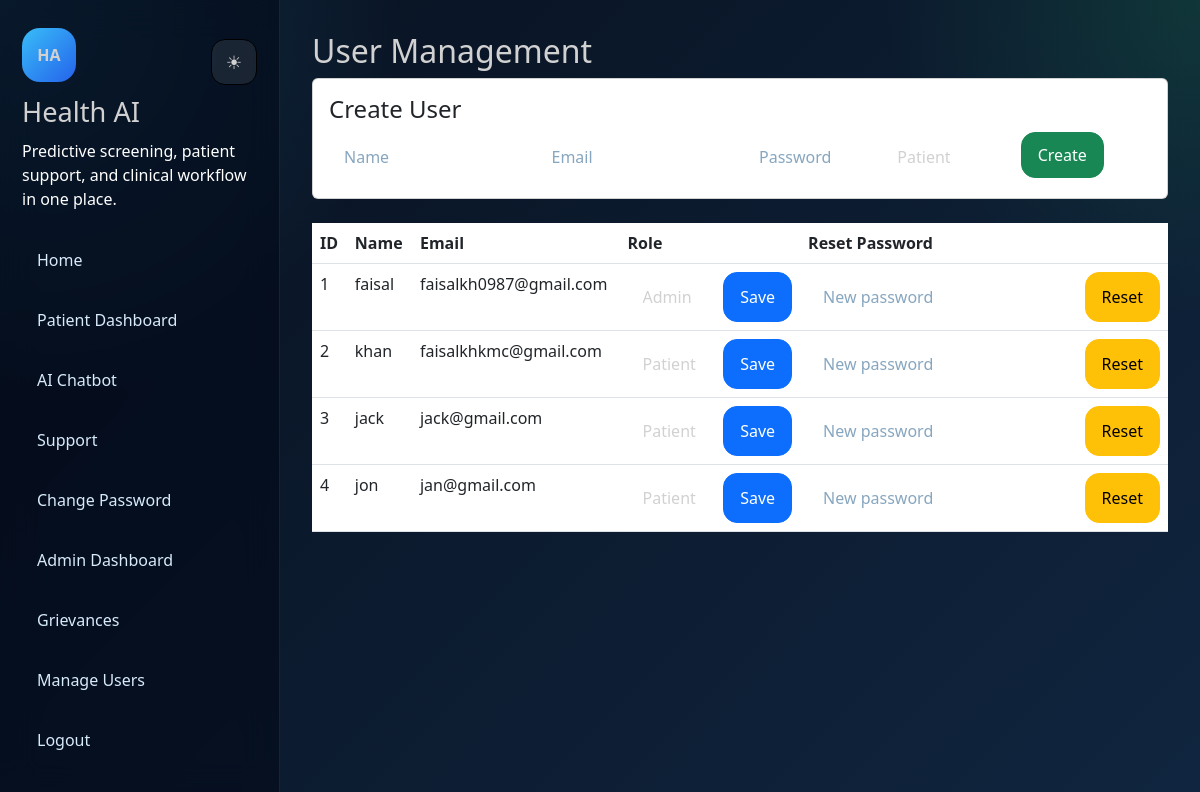
Page /admin/users (signed in) on the committed database.
### tables this page shows
CREATE TABLE users(
        id INTEGER PRIMARY KEY AUTOINCREMENT,
        name TEXT,
        email TEXT UNIQUE,
        password TEXT,
        role TEXT DEFAULT 'patient'
    );

### app.py (the view, shortened to what this page needs)
@app.route("/admin/users", methods=["GET", "POST"])
@admin_required
def admin_users():
    conn = get_db()
    users = fetchall(execute(conn, "SELECT id, name, email, role FROM users ORDER BY id"))
    conn.close()
    return render_template("admin_users.html", users=users)

### app.py (called while the page is built, shortened)
def csrf_token():
    token = session.get("_csrf_token")
    if not token:
        token = secrets.token_urlsafe(32)
        session["_csrf_token"] = token
    return token

@app.before_request
def protect_from_csrf():
    if app.config.get("TESTING") or request.method not in {"POST", "PUT", "PATCH", "DELETE"}:
        return None

def get_db():
    if DATABASE != CONFIG_DATABASE:
        conn = sqlite3.connect(DATABASE)
        conn.row_factory = sqlite3.Row
        return conn
    return connect()

def admin_required(view):
    @wraps(view)
    @login_required
    def wrapped(*args, **kwargs):
        if getattr(current_user, "role", None) != "admin":
            if request.path.startswith("/api/"):
                return jsonify({"error": "Admin access required"}), 403
            flash("Admin access required. Your account is not an admin account.")
            return redirect(url_for("patient_dashboard"))
        return view(*args, **kwargs)
    return wrapped

@login_manager.user_loader
def load_user(user_id):
    conn = get_db()
    user = fetchone(execute(conn, "SELECT * FROM users WHERE id=?", (user_id,)))
    conn.close()
    if user:
        return User(user["id"], user["name"], user["email"], user["role"])
    return None

### src/db.py (called while the page is built, shortened)
def get_backend():
    if DATABASE_URL.startswith("postgres://") or DATABASE_URL.startswith("postgresql://"):
        return "postgresql"
    if DATABASE_URL.startswith("mysql://"):
        return "mysql"
    return "sqlite"

def _normalize_sql(sql):
    if get_backend() == "sqlite":
        return sql
    return sql.replace("?", "%s")

def connect(database_override=None, database_url=None):
    if database_override:
        conn = sqlite3.connect(database_override)
        conn.row_factory = sqlite3.Row
        return conn
    active_url = database_url or DATABASE_URL
    backend = get_backend() if active_url == DATABASE_URL else (
        "postgresql" if active_url.startswith(("postgres://", "postgresql://")) else
        "mysql" if active_url.startswith("mysql://") else
        "sqlite"
    )
    if backend == "sqlite":
        conn = sqlite3.connect(DATABASE)
        conn.row_factory = sqlite3.Row
        return conn

def _row_to_dict(row):
    if row is None:
        return None
    if isinstance(row, dict):
        return row
    if isinstance(row, sqlite3.Row):
        return dict(row)
    if hasattr(row, "_asdict"):
        return row._asdict()
    return row

def fetchone(cursor):
    return _row_to_dict(cursor.fetchone())

### templates/admin_users.html (shortened to what this page needs)
{% extends "base.html" %}
{% block content %}
<h2>User Management</h2>
<div class="card p-3 mb-4">
  <h4>Create User</h4>
  <form method="POST" class="row g-2">
    <div class="col-md-3"><input name="name" class="form-control" placeholder="Name" required></div>
    <div class="col-md-3"><input name="email" type="email" class="form-control" placeholder="Email" required></div>
    <div class="col-md-2"><input name="password" type="password" class="form-control" placeholder="Password" required></div>
    <div class="col-md-2">
      <select name="role" class="form-select">
        <option value="patient">Patient</option>
      </select>
    </div>
    <div class="col-md-2"><button class="btn btn-success">Create</button></div>
  </form>
</div>
<table class="table">
  <thead>
    <tr><th>ID</th><th>Name</th><th>Email</th><th>Role</th><th>Reset Password</th></tr>
  </thead>
  <tbody>
    {% for user in users %}
    <tr>
      <td>{{ user.id }}</td>
      <td>{{ user.name }}</td>
      <td>{{ user.email }}</td>
      <td>
        <form method="POST" action="/admin/users/{{ user.id }}/role" class="d-flex gap-2">
          <select name="role" class="form-select">
            <option value="patient" {% if user.role == "patient" %}selected{% endif %}>Patient</option>
            <option value="admin" {% if user.role == "admin" %}selected{% endif %}>Admin</option>
          </select>
          <button class="btn btn-primary">Save</button>
        </form>
      </td>
      <td>
        <form method="POST" action="/admin/users/{{ user.id }}/reset-password" class="d-flex gap-2">
          <input name="new_password" type="password" class="form-control" placeholder="New password" minlength="6" required>
          <button class="btn btn-warning">Reset</button>
        </form>
      </td>
    </tr>
    {% endfor %}
  </tbody>
</table>
{% endblock %}

### static/css/style.css (style rules this page uses)
:root { --bg-1: #08111f; --bg-2: #10253f; --panel: rgba(10, 21, 38, 0.82); --panel-border: rgb(0, 0, 0); --text-main: hwb(0 82% 18%); --text-soft: hsl(0, 0%, 100%); --accent: #38bdf8; --accent-2: #22c55e; --warning: #f97316; --danger: #ef4444; --shadow: 0 24px 60px rgba(0, 0, 0, 0.28); }
* { box-sizing: border-box; }
body { margin: 0; min-height: 100vh; color: var(--text-main); background: radial-gradient(circle at top left, rgba(56, 189, 248, 0.18), transparent 28%), radial-gradient(circle at top right, rgba(34, 197, 94, 0.15), transparent 22%), linear-gradient(135deg, var(--bg-1), var(--bg-2)); font-family: "Segoe UI", Tahoma, Geneva, Verdana, sans-serif; }
.form-control, .form-select { color: var(--text-main); background: rgba(255, 255, 255, 0.06); border: 1px solid rgba(255, 255, 255, 0.12); border-radius: 14px; padding: 12px 14px; }
.form-control::placeholder { color: #87a6bf; }
.btn { border-radius: 14px; padding: 10px 16px; }

### rows in the picture
users: id "1", name "faisal", email "faisalkh0987@gmail.com", role "Admin"
users: id "2", name "khan", email "faisalkhkmc@gmail.com", role "Patient"
users: id "3", name "jack", email "jack@gmail.com", role "Patient"
users: id "4", name "jon", email "jan@gmail.com", role "Patient"
